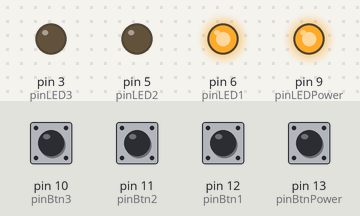
A sketch run on a simulated Arduino Uno, built with avr-gcc and run on an emulated ATmega328P. On the bench: output pins drawn as LEDs (lit = HIGH). The inputs (shaded band) are chosen by the test bench; at power-on: pin 10 (pinBtn3), pin 11 (pinBtn2), pin 12 (pinBtn1), pin 13 (pinBtnPower) LOW.

Above: at 1.2 s.
1.3 s: pin 13 (pinBtnPower) pulled HIGH for 0.15 s
At 1.9 s:
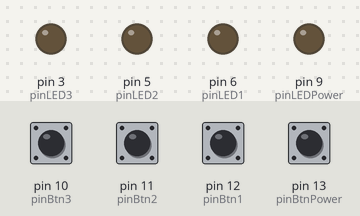
3.0 s: pin 13 (pinBtnPower) pulled HIGH for 1 s
At 5.0 s:
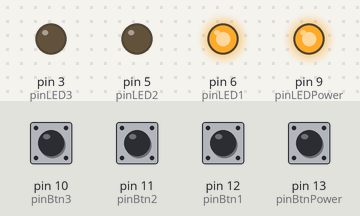
5.5 s: pin 13 (pinBtnPower) pulled HIGH for 0.15 s
At 5.67 s:
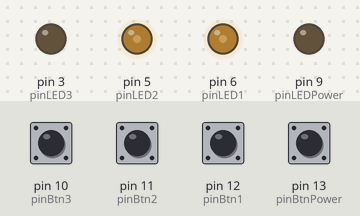
Timing chart, 0 to 8.5 s (numbered marks = the images above; inputs shaded):
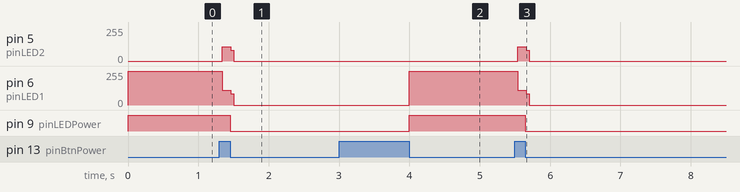

The sketch:

buttons-leds.ino
```cpp
// Pins
const int pinBtnPower = 13;
const int pinBtn1 = 12;
const int pinBtn2 = 11;
const int pinBtn3 = 10;
const int pinLEDPower = 9;
const int pinLED1 = 6;
const int pinLED2 = 5;
const int pinLED3 = 3;

int powerOn = false;
int activeLED = pinLED1;

int btnStatePower = LOW;
int btnState1 = LOW;
int btnState2 = LOW;
int btnState3 = LOW;

void setup() {
  pinMode( pinLEDPower, OUTPUT );
  pinMode( pinLED1, OUTPUT );
  pinMode( pinLED2, OUTPUT );
  pinMode( pinLED3, OUTPUT );

  pinMode( pinBtnPower, INPUT );
  pinMode( pinBtn1, INPUT );
  pinMode( pinBtn2, INPUT );
  pinMode( pinBtn3, INPUT );
}

void loop() {
  btnStatePower = digitalRead( pinBtnPower );
  btnState1 = digitalRead( pinBtn1 );
  btnState2 = digitalRead( pinBtn2 );
  btnState3 = digitalRead( pinBtn3 );

  if ( LOW == btnStatePower ) {
    toggle_power();
    while ( LOW == btnStatePower ) {
      delay(100);
      btnStatePower = digitalRead( pinBtnPower );
    }
  } else if ( powerOn ) {
    if ( LOW == btnState1 and pinLED1 != activeLED ) {
      switch_device( pinLED1 );
    } else if ( LOW == btnState2 and pinLED2 != activeLED ) {
      switch_device( pinLED2 );
    } else if ( LOW == btnState3 and pinLED3 != activeLED ) {
      switch_device( pinLED3 );
    }
  }
}

void switch_device( int led ) {
  digitalWrite( activeLED, LOW );
  digitalWrite( led, HIGH );
  activeLED = led;
}

void toggle_power() {
  if ( powerOn ) {
    digitalWrite( activeLED, LOW );
    digitalWrite( pinLEDPower, LOW );
  } else {
    digitalWrite( pinLEDPower, HIGH );
    digitalWrite( activeLED, HIGH );
  }

  powerOn = ! powerOn;
}
```

Measured:
- after the input at 1.3 s, pin 5 (pinLED2): 0/255 → 107/255 at once, → 0/255 0.12 s later; pin 6 (pinLED1): 255/255 → 112/255 at once, → 0/255 0.12 s later; pin 9 (pinLEDPower): HIGH → LOW after 0.15 s
- after the input at 3.0 s, pin 6 (pinLED1): 0/255 → 255/255 after 1.0 s; pin 9 (pinLEDPower): LOW → HIGH after 1.0 s
- after the input at 5.5 s, pin 5 (pinLED2): 0/255 → 107/255 at once, → 0/255 0.12 s later; pin 6 (pinLED1): 255/255 → 112/255 at once, → 0/255 0.12 s later; pin 9 (pinLEDPower): HIGH → LOW after 0.15 s
